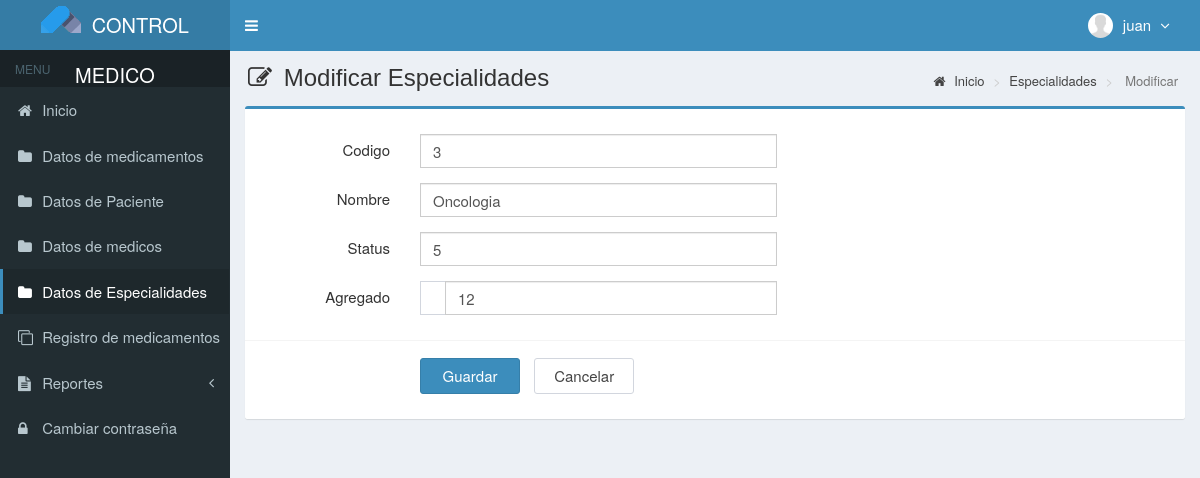
The app's page /main.php?module=form_especialidades&form=edit&id=3 (signed in) with its own data.
### tables this page shows
CREATE TABLE IF NOT EXISTS `usuarios` (
  `id_user` int(3) NOT NULL AUTO_INCREMENT,
  `username` varchar(50) NOT NULL,
  `name_user` varchar(50) NOT NULL,
  `password` varchar(50) NOT NULL,
  `email` varchar(50) DEFAULT NULL,
  `telefono` varchar(13) DEFAULT NULL,
  `foto` varchar(100) DEFAULT NULL,
  `permisos_acceso` enum('Super Admin','Gerente','Almacen') NOT NULL,
  `status` enum('activo','bloqueado') NOT NULL DEFAULT 'activo',
  `created_at` timestamp NOT NULL DEFAULT CURRENT_TIMESTAMP,
  `updated_at` timestamp NOT NULL DEFAULT CURRENT_TIMESTAMP ON UPDATE CURRENT_TIMESTAMP,
  PRIMARY KEY (`id_user`),
  KEY `level` (`permisos_acceso`)
);

CREATE TABLE IF NOT EXISTS `especialidades` (
  `codigo` int(11) NOT NULL AUTO_INCREMENT,
  `name` varchar(80) NOT NULL,
  `status` varchar(40) NOT NULL,
  `agregado` int(11) NOT NULL,
  PRIMARY KEY (`codigo`),
  UNIQUE KEY `name` (`name`)
);

### config/fungsi_rupiah.php (called while the page is built, shortened)
<?php
function format_rupiah($angka){
  $rupiah=number_format($angka,0,',','.');
  return $rupiah;
}
?>

### modules/especialidades/form.php (the view)
 <?php
if ($_GET['form']=='add') { ?>
  <section class="content-header">
    <h1>
      <i class="fa fa-edit icon-title"></i> Agregar Especialidades
    </h1>
    <ol class="breadcrumb">
      <li><a href="?module=start"><i class="fa fa-home"></i> Inicio </a></li>
      <li><a href="?module=especialiddaes">  </a></li>
      <li class="active"> Más </li>
    </ol>
  </section>
  <section class="content">
    <div class="row">
      <div class="col-md-12">
        <div class="box box-primary">
          <form role="form" class="form-horizontal" action="modules/especialidades/proses.php?act=insert" method="POST">
            <div class="box-body">
              <?php
              $query_id = mysqli_query($mysqli, "SELECT codigo FROM especialidades
                                                ORDER BY codigo DESC LIMIT 1")
                                                or die('error '.mysqli_error($mysqli));
              $count = mysqli_num_rows($query_id);
              if ($count <> 0) {
                  $data_id = mysqli_fetch_assoc($query_id);
                  $codigo    = $data_id['codigo']+1;
              } else {
                  $codigo = 1;
              }
              ?>
              <div class="form-group">
                <label class="col-sm-2 control-label">Codigo</label>
                <div class="col-sm-5">
                  <input type="text" class="form-control" name="codigo" value="<?php echo $codigo; ?>"  required>
                </div>
              </div>
              <div class="form-group">
                <label class="col-sm-2 control-label">Nombre</label>
                <div class="col-sm-5">
                  <input type="text" class="form-control" name="name" autocomplete="off" required>
                </div>
              </div>
              <div class="form-group">
                <label class="col-sm-2 control-label">Status</label>
                <div class="col-sm-5">
                  <input type="text" class="form-control" name="status" autocomplete="off" required>
                </div>
              </div>
              <div class="form-group">
                <label class="col-sm-2 control-label">Agregado</label>
                <div class="col-sm-5">
                  <div class="input-group">
                    <span class="input-group-addon"></span>
                    <input type="text" class="form-control" id="agregado" name="agregado" autocomplete="off" onKeyPress="return goodchars(event,'0123456789',this)" required>
                  </div>
                </div>
              </div>
              </div>
            </div>
            <div class="box-footer">
              <div class="form-group">
                <div class="col-sm-offset-2 col-sm-10">
                  <input type="submit" class="btn btn-primary btn-submit" name="Guardar" value="Guardar">
                  <a href="?module=especialidades" class="btn btn-default btn-reset">Cancelar</a>
                </div>
              </div>
            </div>
          </form>
        </div>
      </div>
    </div>
  </section>
<?php
}
elseif ($_GET['form']=='edit') {
  if (isset($_GET['id'])) {
      $query = mysqli_query($mysqli, "SELECT codigo,name,status,agregado FROM especialidades WHERE codigo='$_GET[id]'")
                                      or die('error: '.mysqli_error($mysqli));
      $data  = mysqli_fetch_assoc($query);
    }
?>
  <section class="content-header">
    <h1>
      <i class="fa fa-edit icon-title"></i> Modificar Especialidades
    </h1>
    <ol class="breadcrumb">
      <li><a href="?module=start"><i class="fa fa-home"></i> Inicio </a></li>
      <li><a href="?module=especialidades"> Especialidades </a></li>
      <li class="active"> Modificar </li>
    </ol>
  </section>
  <section class="content">
    <div class="row">
      <div class="col-md-12">
        <div class="box box-primary">
          <form role="form" class="form-horizontal" action="modules/especialidades/proses.php?act=update" method="POST">
            <div class="box-body">
              <div class="form-group">
                <label class="col-sm-2 control-label">Codigo</label>
                <div class="col-sm-5">
                  <input type="text" class="form-control" name="codigo" value="<?php echo $data['codigo']; ?>"  required>
                </div>
              </div>
              <div class="form-group">
                <label class="col-sm-2 control-label">Nombre</label>
                <div class="col-sm-5">
                  <input type="text" class="form-control" name="name" autocomplete="off" value="<?php echo $data['name']; ?>" required>
                </div>
              </div>
               <div class="form-group">
                <label class="col-sm-2 control-label">Status</label>
                <div class="col-sm-5">
                  <input type="text" class="form-control" name="status" autocomplete="off" value="<?php echo $data['status']; ?>" required>
                </div>
              </div>
              <div class="form-group">
                <label class="col-sm-2 control-label">Agregado</label>
                <div class="col-sm-5">
                  <div class="input-group">
                    <span class="input-group-addon"></span>
                    <input type="text" class="form-control" id="agregado" name="agregado" autocomplete="off" onKeyPress="return goodchars(event,'0123456789',this)" value="<?php echo format_rupiah($data['agregado']); ?>" required>
                  </div>
                </div>
              </div>
            </div>
            <div class="box-footer">
              <div class="form-group">
                <div class="col-sm-offset-2 col-sm-10">
                  <input type="submit" class="btn btn-primary btn-submit" name="Guardar" value="Guardar">
                  <a href="?module=especialidades" class="btn btn-default btn-reset">Cancelar</a>
                </div>
              </div>
            </div>
          </form>
        </div>
      </div>
    </div>
  </section>
<?php
}
?>

### top-menu.php (shortened to what this page needs)
<?php
require_once "config/database.php";
$query = mysqli_query($mysqli, "SELECT id_user, name_user, foto, permisos_acceso FROM usuarios WHERE id_user='$_SESSION[id_user]'")
                                or die('error: '.mysqli_error($mysqli));
$data = mysqli_fetch_assoc($query);
?>
<li class="dropdown user user-menu">
  <a href="#" class="dropdown-toggle" data-toggle="dropdown">
  <?php
  if ($data['foto']=="") { ?>
    <img src="images/user/user-default.png" class="user-image" alt="User Image"/>
  <?php
  }
  else { ?>
    <img src="images/user/<?php echo $data['foto']; ?>" class="user-image" alt="User Image"/>
  <?php
  }
  ?>
    <span class="hidden-xs"><?php echo $data['name_user']; ?> <i style="margin-left:5px" class="fa fa-angle-down"></i></span>
  </a>
</li>

### assets/css/style.css (style rules this page uses)
.form-horizontal .control-label { margin-bottom: 0; padding-top: 5px; text-align: right; }
label { display: inline-block; font-size: 15px; font-weight: 400; margin-bottom: 5px; max-width: 100%; }
.form-control { background-color: #fff; background-image: none; border: 1px solid #ccc; border-radius: 4px; box-shadow: 0 1px 1px rgba(0, 0, 0, 0.075) inset; color: #555; display: block; font-size: 15px; height: 34px; line-height: 1.42857; padding: 6px 12px; transition: border-color 0.15s ease-in-out 0s, box-shadow 0.15s ease-in-out 0s; width: 100%; }
.btn-default { background-color: #fff; border-color: #d2d6de; color: #444; }
.content-header { padding: 15px 18px 0; position: relative; }
.content-header > .breadcrumb { background: transparent none repeat scroll 0 0; border-radius: 2px; float: right; font-size: 13px; margin-bottom: 0; margin-top: 0; padding: 7px 12px; position: absolute; right: 10px; top: 15px; }
.btn-submit { width: 100px; margin-top: 7px; margin-right: 10px; font-size: 15px; }
.btn-reset { width: 100px; margin-top: 7px; font-size: 15px; }
.icon-title { margin-right: 5px; }
body { background-color: #fff; color: #333; font-size: 15px; line-height: 1.42857; }

### records on screen
usuarios: name_user "juan"
especialidades: codigo "3", name "Oncologia", status "5", agregado "12"
